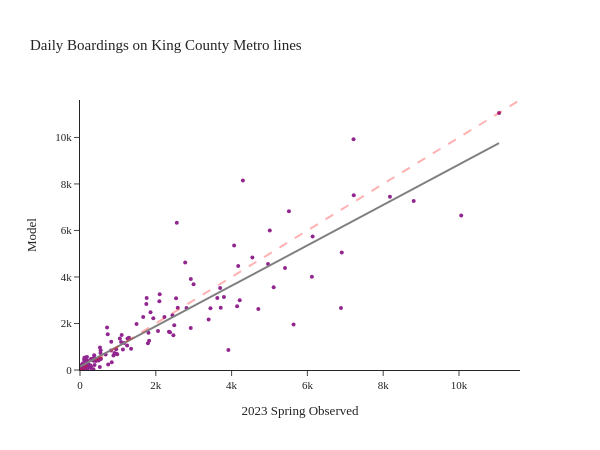

Write notebook code for a chart like this one.
### Code cell
boardings_routes_agency('King County Metro')

### Figure 1 — Plotly figure (JSON) as saved in the notebook; plotly's stock layout.template omitted (floating-point values rounded to 4 significant figures; data arrays with more than 128 entries replaced by an {"elided": "..."} marker saying what was removed)
{"data": [{"customdata": {"elided": "161x1 str values"}, "hovertemplate": "2023 Spring Observed=%{x}<br>Model=%{y}<br>description=%{customdata[0]}<extra></extra>", "legendgroup": "", "marker": {"color": "#91268F", "size": 4, "symbol": "circle"}, "mode": "markers", "name": "", "orientation": "v", "showlegend": false, "type": "scatter", "x": {"elided": "161 float values"}, "xaxis": "x", "y": {"elided": "161 float values"}, "yaxis": "y"}, {"hovertemplate": "<b>OLS trendline</b><br>Model = 0.868974 * 2023 Spring Observed + 147.844<br>R<sup>2</sup>=0.822097<br><br>2023 Spring Observed=%{x}<br>Model=%{y} <b>(trend)</b><extra></extra>", "legendgroup": "", "line": {"color": "grey", "width": 2}, "marker": {"color": "#91268F", "size": 4, "symbol": "circle"}, "mode": "lines", "name": "", "showlegend": false, "type": "scatter", "x": {"elided": "161 float values"}, "xaxis": "x", "y": {"elided": "161 float values"}, "yaxis": "y"}], "layout": {"height": 450, "legend": {"tracegroupgap": 0}, "shapes": [{"line": {"color": "Red", "dash": "dash", "width": 2}, "type": "line", "x0": 0, "x1": 11610.0, "y0": 0, "y1": 11610.0}], "title": {"text": "Daily Boardings on King County Metro lines"}, "width": 600, "xaxis": {"anchor": "y", "domain": [0.0, 1.0], "range": [0, 11610.0], "title": {"text": "2023 Spring Observed"}}, "yaxis": {"anchor": "x", "domain": [0.0, 1.0], "range": [0, 11610.0], "title": {"text": "Model"}}}}
